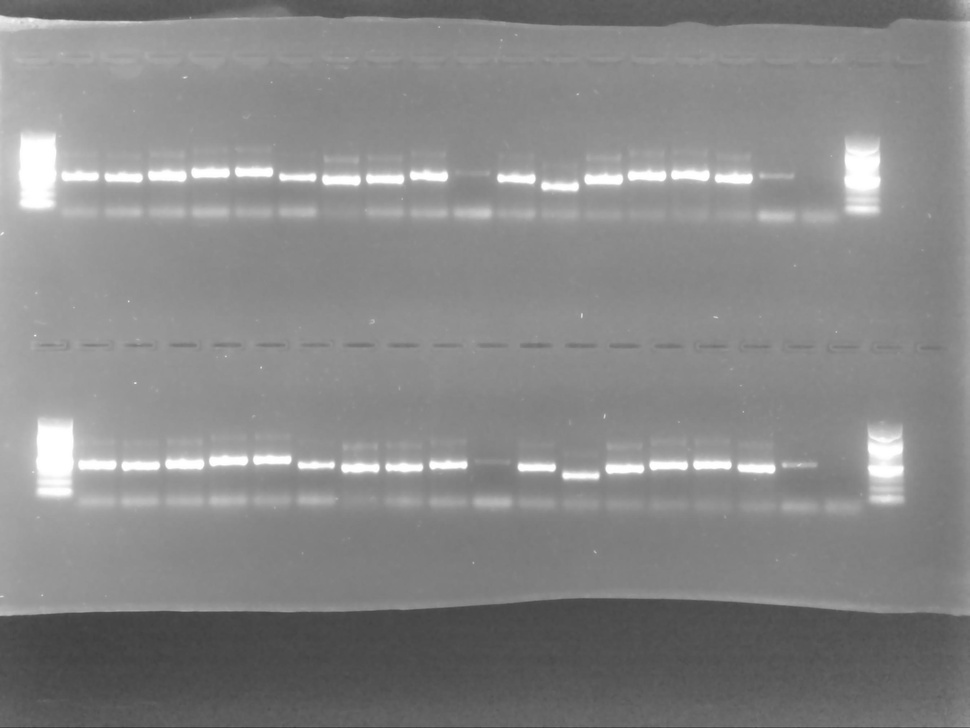
#> input picture data/processed/tv_sample01.jpg, 970 x 728 px, shrunk from 2690 x 2018 before the run, found by its file name
$ python adaptive_hist_eq.py
#> lines starting #> are read from the running program, lines starting #| are printed output that depends on the picture
#> in main, img is the input picture: shape (728, 970); min 56, max 255, mean 135.6
import os
import matplotlib.pyplot as plt
from skimage import io, exposure
from skimage.util import img_as_ubyte
from skimage.restoration import denoise_tv_chambolle


def adaptive_hist_eq(img, clip_limit=0.02, nbins=256, visualize=False):
    """
    Aplikuje adaptívnu histogramovú ekvalizáciu (CLAHE) na zlepšenie lokálneho kontrastu.

    Parametre:
    - img: 2D numpy array (grayscale)
    - clip_limit: limit pre CLAHE (nižšie hodnoty = menej halo)
    - nbins: počet binov histogramu
    - visualize: bool, či zobraziť pred a po
    """
#> called with clip_limit = 0.02, nbins = 256, visualize = True
    img_eq = exposure.equalize_adapthist(img, clip_limit=clip_limit, nbins=nbins)
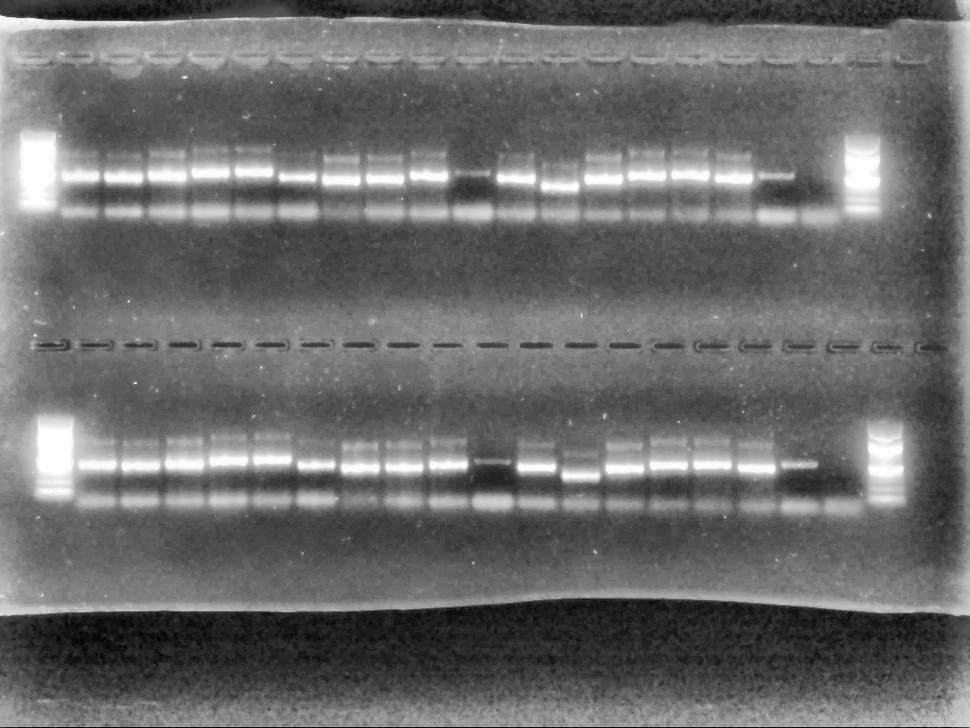
#> img_eq: shape (728, 970) float64; min 0, max 1, mean 0.42

    if visualize:
        plt.figure(figsize=(10,5))
        plt.subplot(1,2,1)
        plt.imshow(img, cmap='gray')
        plt.title("Original")
        plt.axis('off')

        plt.subplot(1,2,2)
        plt.imshow(img_eq, cmap='gray')
        plt.title("After CLAHE")
        plt.axis('off')
        plt.show()
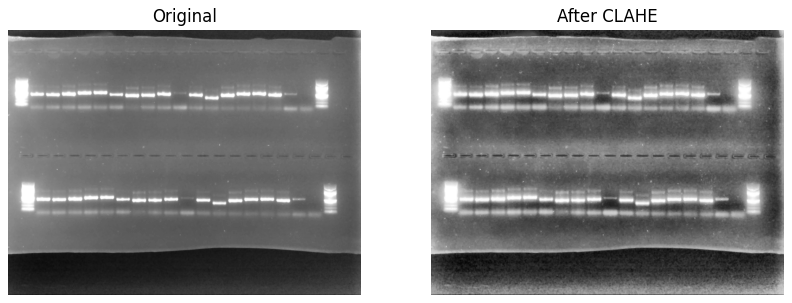
#> figure drawn by matplotlib, 2 panels

    return img_eq

def main(input_path, output_path, visualize=True):
    if not os.path.exists(input_path):
        print(f"File {input_path} not found!")
        return

    # Načíta obrázok v grayscale
    img = io.imread(input_path, as_gray=True)

    # Použije CLAHE
    img_eq = adaptive_hist_eq(img, visualize=visualize)

    # Uloží výsledok
    io.imsave(output_path, img_as_ubyte(img_eq))
    print(f"Saved enhanced image to {output_path}")


if __name__ == "__main__":
    input_file = "data/processed/tv_sample01.jpg"  # výstup z predchádzajúceho kroku
    output_file = "data/processed/hist_eq_sample01.jpg"   # vylepšený obrázok
    main(input_file, output_file, visualize=True)

$ run again, with data/processed/tv_sample02.jpg copied over data/processed/tv_sample01.jpg
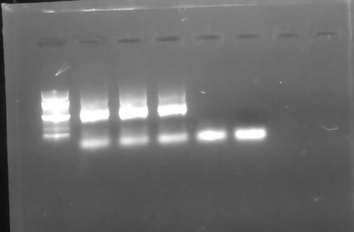
#> input picture data/processed/tv_sample02.jpg, 354 x 232 px, shrunk from 982 x 644 before the run, found by its file name
#> in main, img is the input picture: shape (232, 354); min 12, max 255, mean 108.6
#> in adaptive_hist_eq, `img_eq = exposure.equalize_adapthist(img, clip_limit=clip_limit, nbins..`:
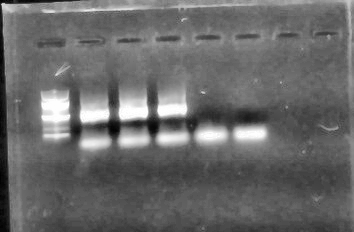
#> img_eq: shape (232, 354) float64; min 0, max 1, mean 0.413
#> in adaptive_hist_eq, `plt.show()`:
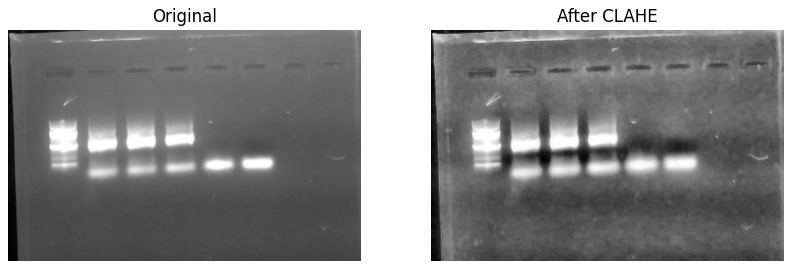
#> figure drawn by matplotlib, 2 panels

$ run again, with data/processed/tv_sample03.jpg copied over data/processed/tv_sample01.jpg
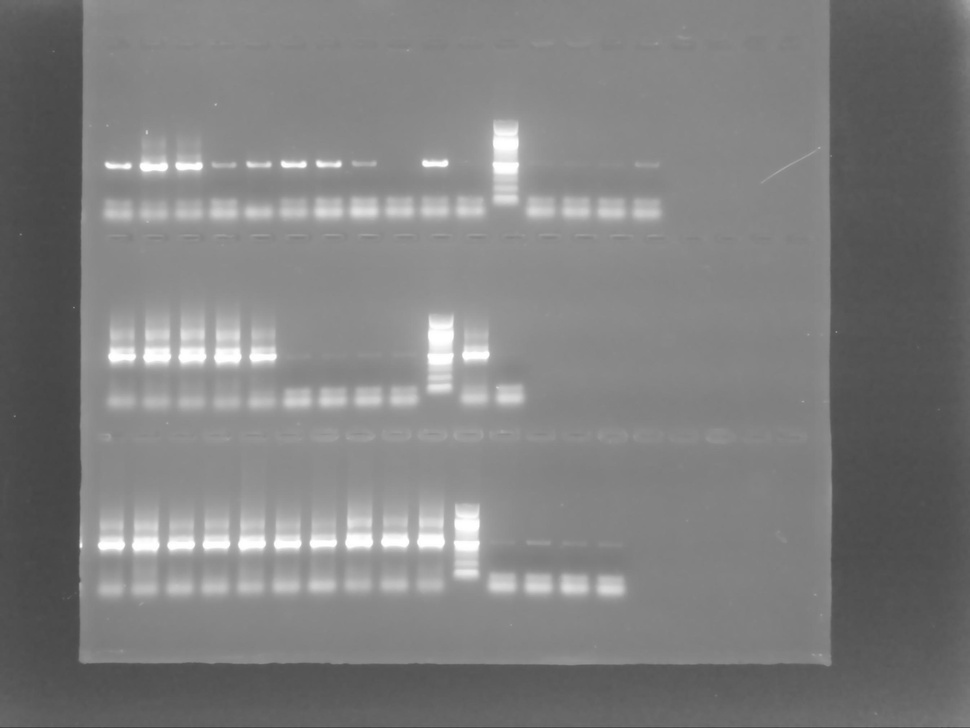
#> input picture data/processed/tv_sample03.jpg, 970 x 728 px, shrunk from 2690 x 2018 before the run, found by its file name
#> in main, img is the input picture: shape (728, 970); min 63, max 255, mean 127
#> in adaptive_hist_eq, `img_eq = exposure.equalize_adapthist(img, clip_limit=clip_limit, nbins..`:
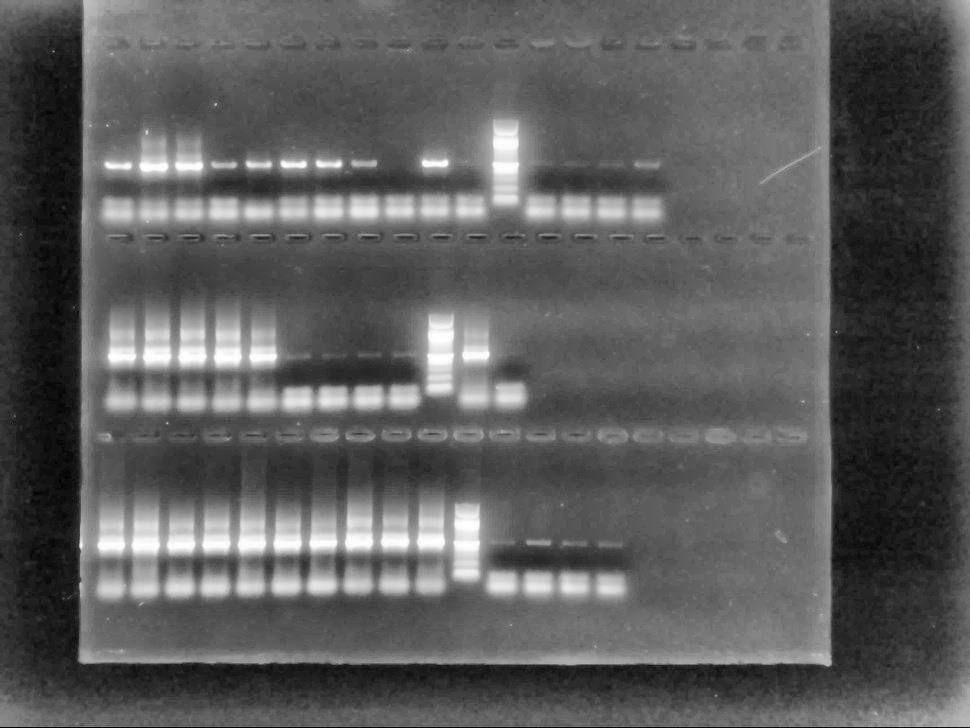
#> img_eq: shape (728, 970) float64; min 0, max 1, mean 0.364
#> in adaptive_hist_eq, `plt.show()`:
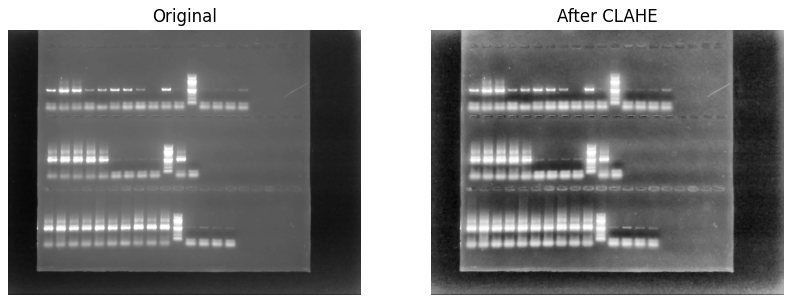
#> figure drawn by matplotlib, 2 panels

$ run again, with data/processed/tv_sample04.jpg copied over data/processed/tv_sample01.jpg
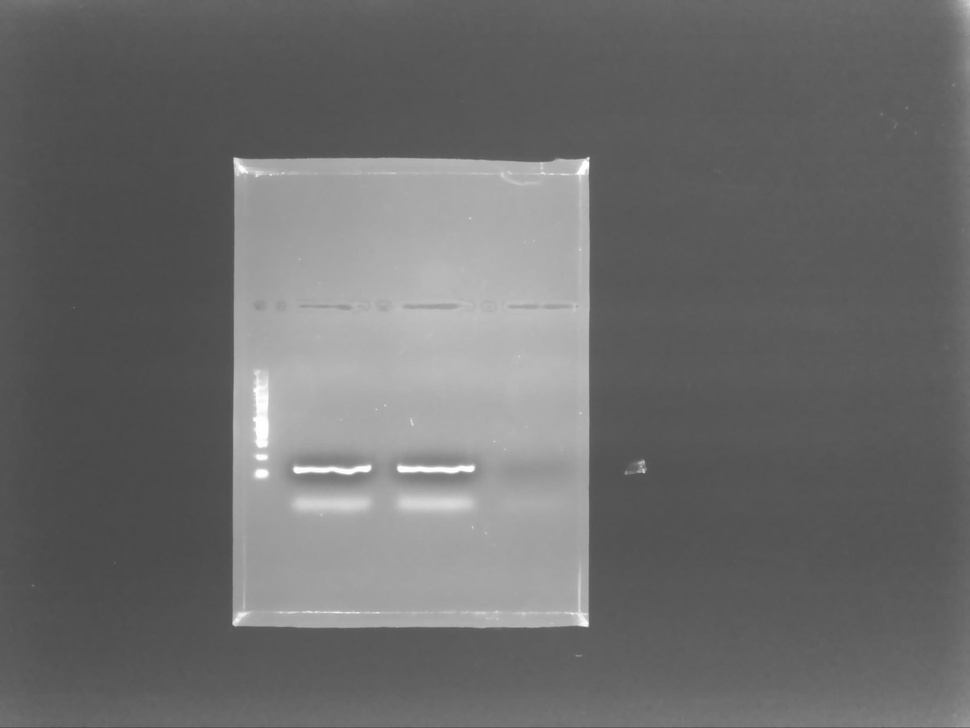
#> input picture data/processed/tv_sample04.jpg, 970 x 728 px, shrunk from 2690 x 2018 before the run, found by its file name
#> in main, img is the input picture: shape (728, 970); min 71, max 255, mean 108.7
#> in adaptive_hist_eq, `img_eq = exposure.equalize_adapthist(img, clip_limit=clip_limit, nbins..`:
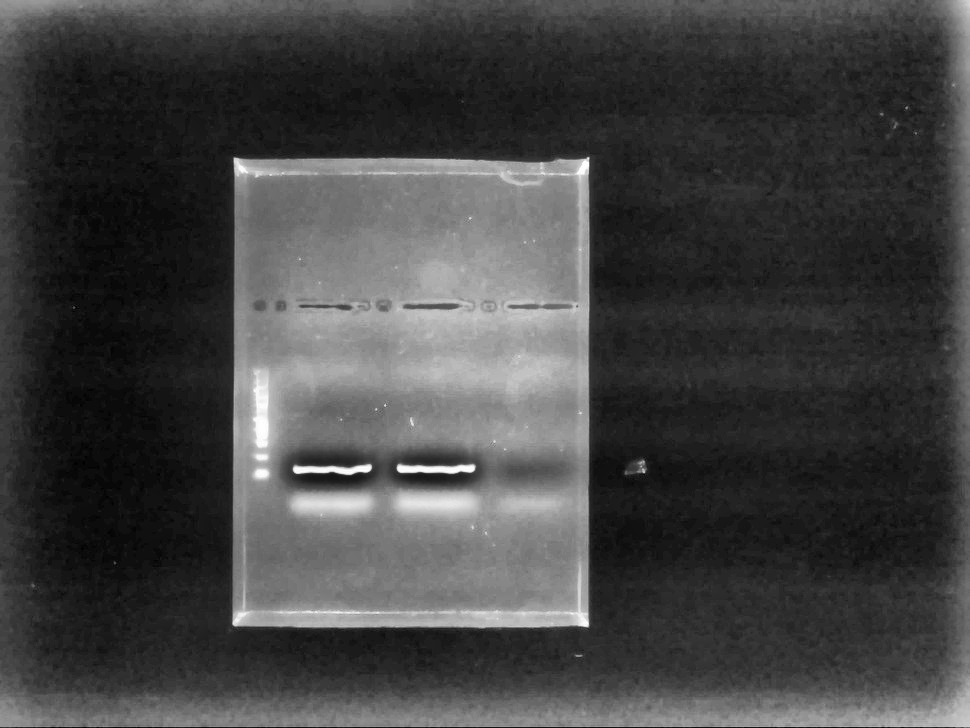
#> img_eq: shape (728, 970) float64; min 0, max 1, mean 0.265
#> in adaptive_hist_eq, `plt.show()`:
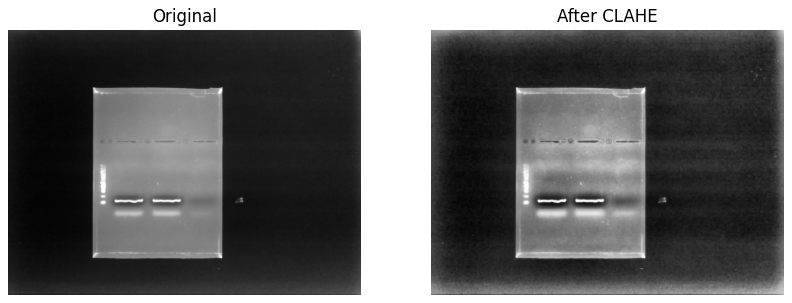
#> figure drawn by matplotlib, 2 panels
